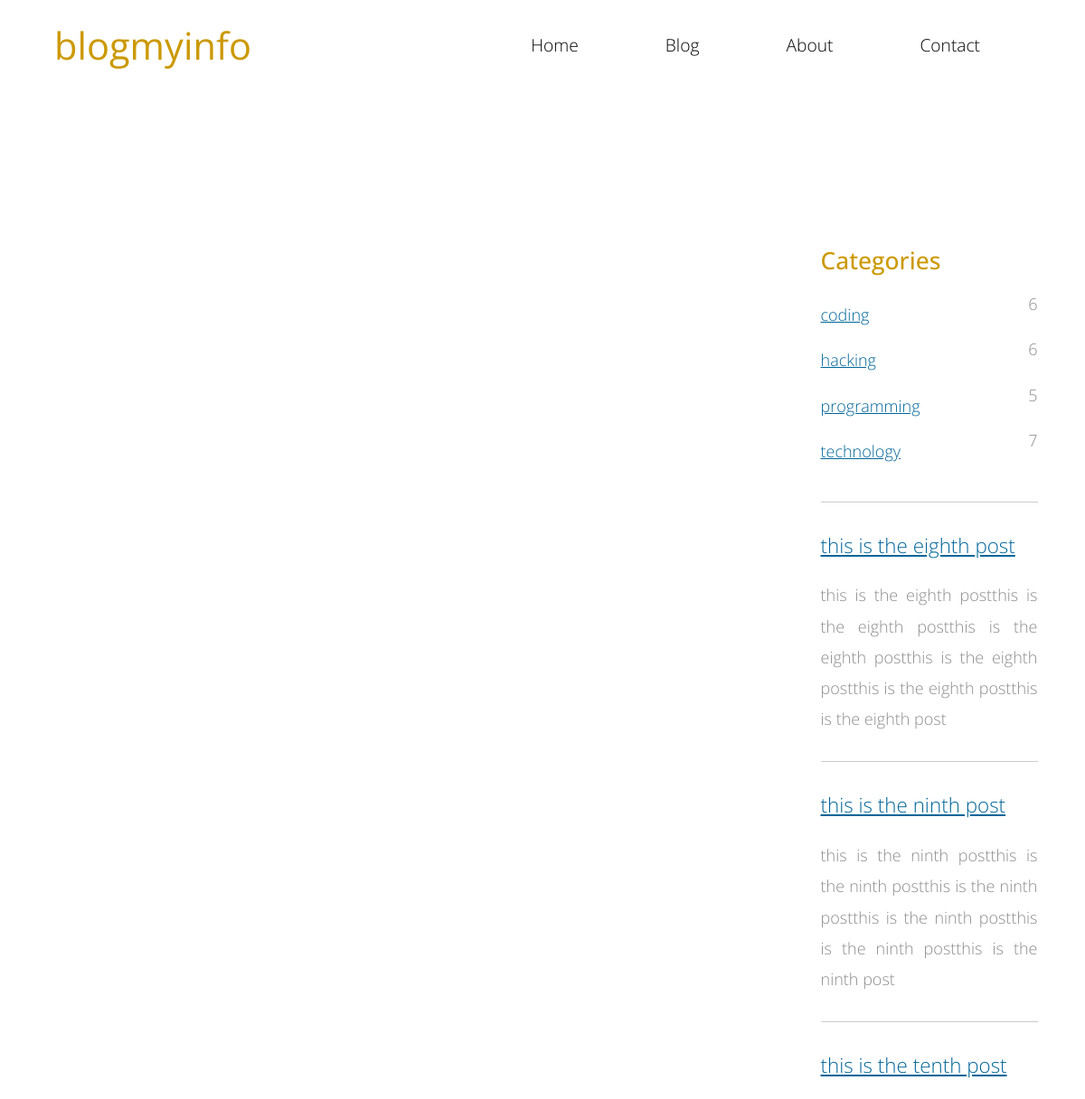
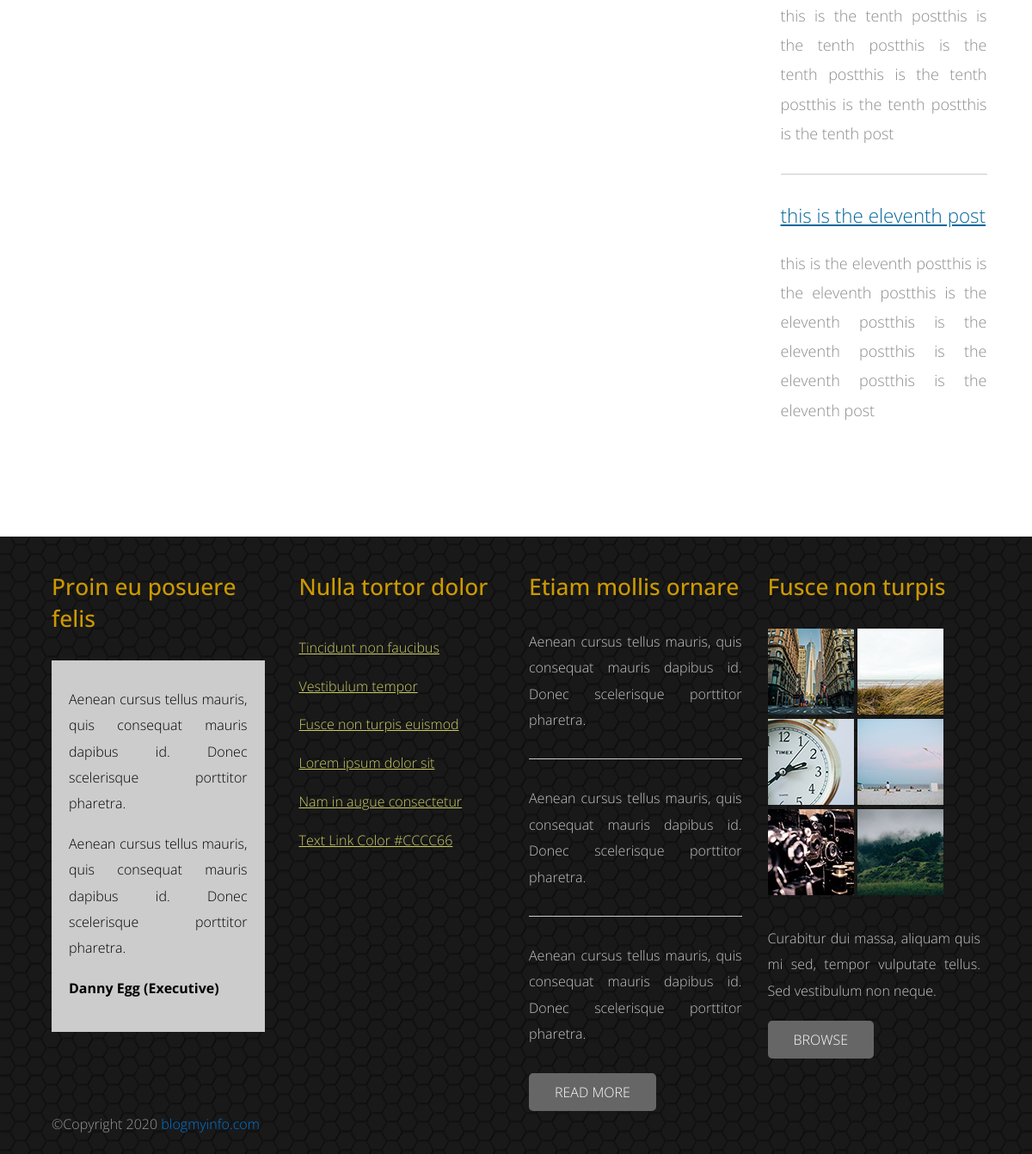
The app's page /post/1/ with its own data (2 pictures, top to bottom).
### posts/models.py (models this page shows, shortened)
class Category(models.Model):
    title = models.CharField(max_length=20)

class Post(models.Model):
    title = models.CharField(
        max_length=50, default='max_length is 50 characters')
    meta_description = models.CharField(
        max_length=200, default='max_length is 200 characters')
    overview = models.CharField(
        max_length=120, default='max_length is 120 characters')
    content = RichTextField(default='Enter your content here')
    timestamp = models.DateTimeField(auto_now_add=True)
    author = models.ForeignKey(User, default='beast', on_delete=models.CASCADE)
    thumbnail = models.ImageField()
    categories = models.ManyToManyField(Category)
    featured = models.BooleanField(default=False)
    def get_absolute_url(self):
        return reverse('post-detail', kwargs={
            'id': self.id
        })

### posts/views.py (the view)
# urls.py: path('post/<id>/', post, name='post-detail'),
def post(request, id):
    category_count = get_category_count()
    featured = Post.objects.filter(featured=True)[7:12]
    context = {
        'categories': category_count,
        'featured': featured,
    }
    return render(request, "post.html", context)

### posts/views.py (called while the page is built)
def get_category_count():
    queryset = Post.objects.values(
        'categories__title').annotate(Count('categories__title'))
    return queryset

### templates/post.html
{% extends "base.html" %}
{% load static %}
{% block content %}
<section class="tm-section">
    <div class="container-fluid">
        <div class="row">
            <div class="col-xs-12 col-sm-12 col-md-8 col-lg-9 col-xl-9">
            </div>
            <div class="row tm-margin-t-big">
                <aside class="col-xs-12 col-sm-12 col-md-4 col-lg-3 col-xl-3 tm-aside-r">
                    <div class="tm-aside-container">
                        <h3 class="tm-gold-text tm-title">
                            Categories
                        </h3>
                        <nav>
                            <ul class="nav">
                                {% for category in categories %}
                                <li>
                                    <a href="#" class="tm-text-link">{{ category.categories__title }}</a>
                                    <span style="float:right">{{ category.categories__title__count }}</span>
                                </li>
                                {% endfor %}
                            </ul>
                        </nav>
                        {% for post in featured %}
                        <hr class="tm-margin-t-small">
                        <div class="tm-content-box tm-margin-t-small">
                            <a href="{{ post.get_absolute_url }}" class="tm-text-link">
                                <h4 class="tm-margin-b-20 tm-thin-font">{{ post.title }}</h4>
                            </a>
                            <p class="tm-margin-b-30">{{ post.overview }}</p>
                        </div>
                        {% endfor %}
                    </div>
                </aside>
            </div>
        </div>
    </div>
</section>
{% endblock content %}

### templates/base.html (shortened to what this page needs)
<!DOCTYPE html>
<html lang="en" xml:lang="en">
{% include "head.html" %}
<body>
    {% include "header.html" %}
    {% block content %}
    {% endblock content %}
    {% include "footer.html" %}
</body>
</html>

### templates/head.html (shortened to what this page needs)
{% load static %}
<head>
  <link rel="stylesheet" href="{% static 'css/bootstrap.min.css' %}" />
  <link rel="stylesheet" href="{% static 'css/style.css' %}" />
</head>

### templates/header.html (shortened to what this page needs)
<header class="tm-header">
    <div class="container-fluid">
        <div class="tm-header-inner">
            <a href="/" class="navbar-brand tm-site-name">blogmyinfo</a>
            <nav class="navbar tm-main-nav">
                <div class="collapse navbar-toggleable-sm" id="tmNavbar">
                    <ul class="nav navbar-nav">
                        <li class="nav-item {% if request.path == '/' %}active{% endif %}">
                            <a href="/" class="nav-link">Home</a>
                        </li>
                        <li class="nav-item {% if request.path == '/blog/' %}active{% endif %}">
                            <a href="/blog" class="nav-link">Blog</a>
                        </li>
                        <li class="nav-item {% if request.path == '/about/' %}active{% endif %}">
                            <a href="/about" class="nav-link">About</a>
                        </li>
                        <li class="nav-item {% if request.path == '/contact/' %}active{% endif %}">
                            <a href="/contact" class="nav-link">Contact</a>
                        </li>
                    </ul>
                </div>
            </nav>
        </div>
    </div>
</header>

### templates/footer.html (shortened to what this page needs)
{% load static %}
<footer class="tm-footer">
    <div class="container-fluid">
        <div class="row">
            <div class="col-xs-12 col-sm-6 col-md-6 col-lg-3 col-xl-3">
                <div class="tm-footer-content-box">
                    <h3 class="tm-gold-text tm-title tm-footer-content-box-title">
                        Proin eu posuere felis
                    </h3>
                    <div class="tm-gray-bg">
                        <p>
                            Aenean cursus tellus mauris, quis consequat mauris dapibus id.
                            Donec scelerisque porttitor pharetra.
                        </p>
                        <p>
                            Aenean cursus tellus mauris, quis consequat mauris dapibus id.
                            Donec scelerisque porttitor pharetra.
                        </p>
                        <p><strong>Danny Egg (Executive)</strong></p>
                    </div>
                </div>
            </div>
            <div class="col-xs-12 col-sm-6 col-md-6 col-lg-3 col-xl-3">
                <div class="tm-footer-content-box tm-footer-links-container">
                    <h3 class="tm-gold-text tm-title tm-footer-content-box-title">
                        Nulla tortor dolor
                    </h3>
                    <nav>
                        <ul class="nav">
                            <li>
                                <a href="#" class="tm-footer-link">Tincidunt non faucibus</a>
                            </li>
                            <li><a href="#" class="tm-footer-link">Vestibulum tempor</a></li>
                            <li>
                                <a href="#" class="tm-footer-link">Fusce non turpis euismod</a>
                            </li>
                            <li>
                                <a href="#" class="tm-footer-link">Lorem ipsum dolor sit</a>
                            </li>
                            <li>
                                <a href="#" class="tm-footer-link">Nam in augue consectetur</a>
                            </li>
                            <li>
                                <a href="#" class="tm-footer-link">Text Link Color #CCCC66</a>
                            </li>
                        </ul>
                    </nav>
                </div>
            </div>
            <div class="col-xs-12 col-sm-6 col-md-6 col-lg-3 col-xl-3">
                <div class="tm-footer-content-box">
                    <h3 class="tm-gold-text tm-title tm-footer-content-box-title">
                        Etiam mollis ornare
                    </h3>
                    <p class="tm-margin-b-30">
                        Aenean cursus tellus mauris, quis consequat mauris dapibus id. Donec
                        scelerisque porttitor pharetra.
                    </p>
                    <hr class="tm-margin-b-30" />
                    <p class="tm-margin-b-30">
                        Aenean cursus tellus mauris, quis consequat mauris dapibus id. Donec
                        scelerisque porttitor pharetra.
                    </p>
                    <hr class="tm-margin-b-30" />
                    <p class="tm-margin-b-30">
                        Aenean cursus tellus mauris, quis consequat mauris dapibus id. Donec
                        scelerisque porttitor pharetra.
                    </p>
                    <a href="#" class="tm-btn tm-btn-gray text-uppercase">Read More</a>
                </div>
            </div>
            <div class="col-xs-12 col-sm-6 col-md-6 col-lg-3 col-xl-3">
                <div class="tm-footer-content-box">
                    <h3 class="tm-gold-text tm-title tm-footer-content-box-title">
                        Fusce non turpis
                    </h3>
                    <div class="tm-margin-b-30">
                        <img src="{% static 'img/tm-img-100x100-1.jpg' %}" alt="Image" class="tm-footer-thumbnail" />
                        <img src="{% static 'img/tm-img-100x100-2.jpg' %}" alt="Image" class="tm-footer-thumbnail" />
                        <img src="{% static 'img/tm-img-100x100-3.jpg' %}" alt="Image" class="tm-footer-thumbnail" />
                        <img src="{% static 'img/tm-img-100x100-4.jpg' %}" alt="Image" class="tm-footer-thumbnail" />
                        <img src="{% static 'img/tm-img-100x100-5.jpg' %}" alt="Image" class="tm-footer-thumbnail" />
                        <img src="{% static 'img/tm-img-100x100-6.jpg' %}" alt="Image" class="tm-footer-thumbnail" />
                    </div>
                    <p class="tm-margin-b-20">
                        Curabitur dui massa, aliquam quis mi sed, tempor vulputate tellus.
                        Sed vestibulum non neque.
                    </p>
                    <a href="#" class="tm-btn tm-btn-gray text-uppercase">Browse</a>
                </div>
            </div>
        </div>
        <div class="row">
            <div class="col-xs-12 tm-copyright-col">
                <p class="tm-copyright-text">
                    &copy;Copyright 2020 <a style="cursor: pointer;">blogmyinfo.com</a>
                </p>
            </div>
        </div>
    </div>
</footer>

### templates/scripts.html (shortened to what this page needs)
{% load static %}

### static_in_env/css/style.css (style rules this page uses)
body { color: #8c8c8c; font-family: "Open Sans", Helvetica, Arial, sans-serif; font-size: 18px; font-weight: 300; overflow-x: hidden; }
a, button { transition: all 0.3s ease; }
.tm-thin-font { font-weight: 300; }
.container-fluid { margin-left: auto; margin-right: auto; max-width: 1390px; overflow-x: hidden; }
@media (max-width: 1390px) { .container-fluid { padding-left: 5%; padding-right: 5%; } }
.tm-header-inner { display: -webkit-flex; display: -ms-flexbox; display: flex; -webkit-align-items: center; -ms-flex-align: center; align-items: center; -webkit-justify-content: space-between; -ms-flex-pack: justify; justify-content: space-between; height: 100px; }
.tm-site-name { color: #cc9900; display: block; font-size: 2.6rem; font-weight: 400; }
.tm-main-nav { font-size: 1.2rem; }
.navbar-nav .nav-link { border-radius: 6px; color: black; padding: 10px 40px; }
.tm-gold-text { color: #cc9900; }
.tm-section { padding-top: 80px; padding-bottom: 100px; }
.tm-title { margin-bottom: 1rem; line-height: 1.4; }
.tm-content-box { max-width: 310px; margin: 0 auto; }
h3 { font-size: 1.65rem; }
h4 { font-size: 1.4rem; line-height: 1.6; }
.tm-btn { color: white; background-color: #cc9900; border: none; border-radius: 5px; display: inline-block; padding: 10px 30px; }
.tm-btn-gray { background-color: #666666; }
.tm-margin-b-20 { margin-bottom: 20px; }
.tm-margin-b-30 { margin-bottom: 30px; }
.tm-margin-t-big { margin-top: 90px; }
.tm-margin-t-small { margin-top: 30px; }
.tm-text-link { color: #006699; line-height: 2.8; text-decoration: underline; }
.tm-footer { color: #c6c6c6; background-color: #191919; background-image: url("../img/classic-pattern-bg.png"); font-size: 1rem; padding-top: 40px; padding-bottom: 20px; }
.tm-footer-links-container { padding-left: 10px; }
.tm-footer-link { color: #cccc66; line-height: 2.8; text-decoration: underline; }
.tm-footer-thumbnail { margin-bottom: 5px; }
.tm-copyright-text { color: #999999; margin-bottom: 0; }
hr { border-top: 1px solid #cccccc; }
p { text-align: justify; line-height: 1.9; }
.tm-gray-bg { background-color: #cccccc; color: black; padding: 30px 20px 20px; }
.tm-footer-content-box-title { margin-bottom: 30px; }
.tm-aside-r { padding-left: 30px; }

### templates/base.html (style rules this page uses)
p { text-align: justify; }

### records on screen
Category: categories__title "coding", categories__title__count "6"
Category: categories__title "hacking", categories__title__count "6"
Category: categories__title "programming", categories__title__count "5"
Category: categories__title "technology", categories__title__count "7"
Post: title "this is the eighth post", overview "this is the eighth postthis is the eighth postthis is the eighth postthis is the eighth postthis is the eighth postthis is the eighth post"
Post: title "this is the ninth post", overview "this is the ninth postthis is the ninth postthis is the ninth postthis is the ninth postthis is the ninth postthis is the ninth post"
Post: title "this is the tenth post", overview "this is the tenth postthis is the tenth postthis is the tenth postthis is the tenth postthis is the tenth postthis is the tenth post"
Post: title "this is the eleventh post", overview "this is the eleventh postthis is the eleventh postthis is the eleventh postthis is the eleventh postthis is the eleventh postthis is the eleventh post"
